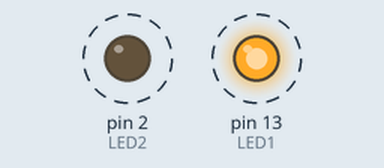
A sketch run on a simulated Arduino Uno, built with avr-gcc and run on an emulated ATmega328P. Parts: output pins drawn as LEDs (lit = HIGH). Dashed ring = blinking.

Above: at 0.5 s.
Timing chart, 0 to 4.6 s (numbered marks = the images above):
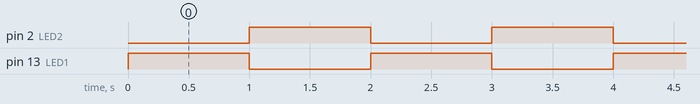

Measured:
- by itself, pin 2 (LED2), pin 13 (LED1): alternates HIGH for 1.0 s and LOW for 1.0 s

The sketch:

Blink.ino
```cpp
// (licence header left out)
// Comment/uncomment as suitable for your hardware
// #define LaunchPadF5529

#ifdef LaunchPadF5529
#define LED1 RED_LED // on-board, aka P1_0
#define LED2 GREEN_LED // on-board, aka P4_7
#else
#define LED1 13 // on-board
#define LED2 2 // external
#endif

void setup() {
  pinMode(LED1, OUTPUT);
  pinMode(LED2, OUTPUT);
}

void loop() {
  digitalWrite(LED1, HIGH);
  digitalWrite(LED2, LOW);
  delay(1000);

  digitalWrite(LED1, LOW);
  digitalWrite(LED2, HIGH);
  delay(1000);
}
```
